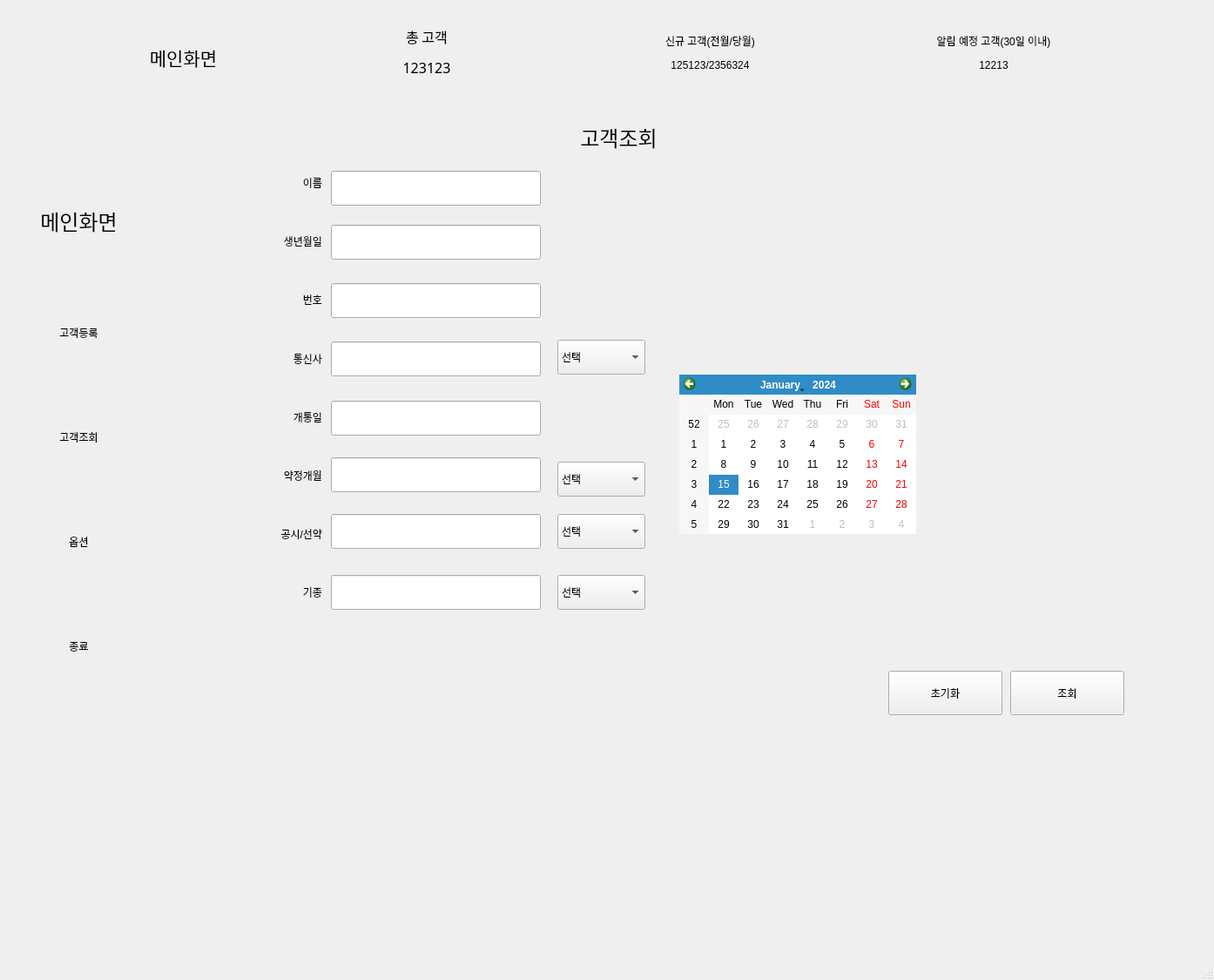
<?xml version="1.0" encoding="UTF-8"?>
<ui version="4.0">
 <class>MainWindow</class>
 <widget class="QMainWindow" name="MainWindow">
  <property name="geometry">
   <rect>
    <x>0</x>
    <y>0</y>
    <width>1394</width>
    <height>1125</height>
   </rect>
  </property>
  <property name="windowTitle">
   <string>MainWindow</string>
  </property>
  <widget class="QWidget" name="centralwidget">
   <widget class="QStackedWidget" name="stackedWidget">
    <property name="geometry">
     <rect>
      <x>180</x>
      <y>100</y>
      <width>1121</width>
      <height>751</height>
     </rect>
    </property>
    <property name="styleSheet">
     <string notr="true"/>
    </property>
    <property name="currentIndex">
     <number>2</number>
    </property>
    <widget class="QWidget" name="page_main">
     <widget class="QLabel" name="label_5">
      <property name="geometry">
       <rect>
        <x>380</x>
        <y>80</y>
        <width>411</width>
        <height>91</height>
       </rect>
      </property>
      <property name="text">
       <string>&lt;html&gt;&lt;head/&gt;&lt;body&gt;&lt;p align=&quot;center&quot;&gt;&lt;span style=&quot; font-size:18pt;&quot;&gt;메인화면&lt;/span&gt;&lt;/p&gt;&lt;/body&gt;&lt;/html&gt;</string>
      </property>
     </widget>
    </widget>
    <widget class="QWidget" name="page_1">
     <widget class="QLabel" name="label_4">
      <property name="geometry">
       <rect>
        <x>430</x>
        <y>30</y>
        <width>161</width>
        <height>41</height>
       </rect>
      </property>
      <property name="text">
       <string>&lt;html&gt;&lt;head/&gt;&lt;body&gt;&lt;p align=&quot;center&quot;&gt;&lt;span style=&quot; font-size:18pt;&quot;&gt;고객 등록&lt;/span&gt;&lt;/p&gt;&lt;/body&gt;&lt;/html&gt;</string>
      </property>
     </widget>
     <widget class="QWidget" name="verticalLayoutWidget_2">
      <property name="geometry">
       <rect>
        <x>30</x>
        <y>80</y>
        <width>160</width>
        <height>531</height>
       </rect>
      </property>
      <layout class="QVBoxLayout" name="verticalLayout_2">
       <item>
        <widget class="QLabel" name="label_8">
         <property name="styleSheet">
          <string notr="true">font:12pt &quot;맑은 고딕&quot;;</string>
         </property>
         <property name="text">
          <string>&lt;html&gt;&lt;head/&gt;&lt;body&gt;&lt;p align=&quot;right&quot;&gt;이름&lt;/p&gt;&lt;/body&gt;&lt;/html&gt;</string>
         </property>
        </widget>
       </item>
       <item>
        <widget class="QLabel" name="label_9">
         <property name="styleSheet">
          <string notr="true">font:12pt &quot;맑은 고딕&quot;;</string>
         </property>
         <property name="text">
          <string>&lt;html&gt;&lt;head/&gt;&lt;body&gt;&lt;p align=&quot;right&quot;&gt;생년월일&lt;/p&gt;&lt;/body&gt;&lt;/html&gt;</string>
         </property>
        </widget>
       </item>
       <item>
        <widget class="QLabel" name="label_10">
         <property name="styleSheet">
          <string notr="true">font:12pt &quot;맑은 고딕&quot;;</string>
         </property>
         <property name="text">
          <string>&lt;html&gt;&lt;head/&gt;&lt;body&gt;&lt;p align=&quot;right&quot;&gt;번호&lt;/p&gt;&lt;/body&gt;&lt;/html&gt;</string>
         </property>
        </widget>
       </item>
       <item>
        <widget class="QLabel" name="label_12">
         <property name="styleSheet">
          <string notr="true">font:12pt &quot;맑은 고딕&quot;;</string>
         </property>
         <property name="text">
          <string>&lt;html&gt;&lt;head/&gt;&lt;body&gt;&lt;p align=&quot;right&quot;&gt;통신사&lt;/p&gt;&lt;/body&gt;&lt;/html&gt;</string>
         </property>
        </widget>
       </item>
       <item>
        <widget class="QLabel" name="label_11">
         <property name="styleSheet">
          <string notr="true">font:12pt &quot;맑은 고딕&quot;;</string>
         </property>
         <property name="text">
          <string>&lt;html&gt;&lt;head/&gt;&lt;body&gt;&lt;p align=&quot;right&quot;&gt;개통일&lt;/p&gt;&lt;/body&gt;&lt;/html&gt;</string>
         </property>
        </widget>
       </item>
       <item>
        <widget class="QLabel" name="label_14">
         <property name="styleSheet">
          <string notr="true">font:12pt &quot;맑은 고딕&quot;;</string>
         </property>
         <property name="text">
          <string>&lt;html&gt;&lt;head/&gt;&lt;body&gt;&lt;p align=&quot;right&quot;&gt;약정개월&lt;/p&gt;&lt;/body&gt;&lt;/html&gt;</string>
         </property>
        </widget>
       </item>
       <item>
        <widget class="QLabel" name="label_13">
         <property name="styleSheet">
          <string notr="true">font:12pt &quot;맑은 고딕&quot;;</string>
         </property>
         <property name="text">
          <string>&lt;html&gt;&lt;head/&gt;&lt;body&gt;&lt;p align=&quot;right&quot;&gt;공시/선약&lt;/p&gt;&lt;/body&gt;&lt;/html&gt;</string>
         </property>
        </widget>
       </item>
       <item>
        <widget class="QLabel" name="label_15">
         <property name="styleSheet">
          <string notr="true">font:12pt &quot;맑은 고딕&quot;;</string>
         </property>
         <property name="text">
          <string>&lt;html&gt;&lt;head/&gt;&lt;body&gt;&lt;p align=&quot;right&quot;&gt;기종&lt;/p&gt;&lt;/body&gt;&lt;/html&gt;</string>
         </property>
        </widget>
       </item>
      </layout>
     </widget>
     <widget class="QLineEdit" name="lineEdit_add_condition">
      <property name="geometry">
       <rect>
        <x>200</x>
        <y>490</y>
        <width>241</width>
        <height>40</height>
       </rect>
      </property>
     </widget>
     <widget class="QLineEdit" name="lineEdit_add_agency">
      <property name="geometry">
       <rect>
        <x>200</x>
        <y>292</y>
        <width>241</width>
        <height>40</height>
       </rect>
      </property>
     </widget>
     <widget class="QLineEdit" name="lineEdit_add_date">
      <property name="geometry">
       <rect>
        <x>200</x>
        <y>360</y>
        <width>241</width>
        <height>40</height>
       </rect>
      </property>
     </widget>
     <widget class="QLineEdit" name="lineEdit_add_phone_type">
      <property name="geometry">
       <rect>
        <x>200</x>
        <y>560</y>
        <width>241</width>
        <height>40</height>
       </rect>
      </property>
     </widget>
     <widget class="QLineEdit" name="lineEdit_add_birthday">
      <property name="geometry">
       <rect>
        <x>200</x>
        <y>158</y>
        <width>241</width>
        <height>40</height>
       </rect>
      </property>
     </widget>
     <widget class="QLineEdit" name="lineEdit_add_agreement">
      <property name="geometry">
       <rect>
        <x>200</x>
        <y>425</y>
        <width>241</width>
        <height>40</height>
       </rect>
      </property>
      <property name="text">
       <string/>
      </property>
     </widget>
     <widget class="QLineEdit" name="lineEdit_add_name">
      <property name="geometry">
       <rect>
        <x>200</x>
        <y>96</y>
        <width>241</width>
        <height>40</height>
       </rect>
      </property>
     </widget>
     <widget class="QLineEdit" name="lineEdit_add_phone_number">
      <property name="geometry">
       <rect>
        <x>200</x>
        <y>225</y>
        <width>241</width>
        <height>40</height>
       </rect>
      </property>
     </widget>
     <widget class="QPushButton" name="pushButton_add_clear">
      <property name="geometry">
       <rect>
        <x>840</x>
        <y>670</y>
        <width>131</width>
        <height>51</height>
       </rect>
      </property>
      <property name="text">
       <string>초기화</string>
      </property>
     </widget>
     <widget class="QPushButton" name="pushButton_add_save">
      <property name="geometry">
       <rect>
        <x>980</x>
        <y>670</y>
        <width>131</width>
        <height>51</height>
       </rect>
      </property>
      <property name="text">
       <string>저장</string>
      </property>
     </widget>
     <widget class="QComboBox" name="comboBox">
      <property name="geometry">
       <rect>
        <x>460</x>
        <y>290</y>
        <width>101</width>
        <height>40</height>
       </rect>
      </property>
      <item>
       <property name="text">
        <string>선택</string>
       </property>
      </item>
      <item>
       <property name="text">
        <string>LG U+</string>
       </property>
      </item>
      <item>
       <property name="text">
        <string>SKT</string>
       </property>
      </item>
      <item>
       <property name="text">
        <string>KT</string>
       </property>
      </item>
     </widget>
     <widget class="QComboBox" name="comboBox_2">
      <property name="geometry">
       <rect>
        <x>460</x>
        <y>430</y>
        <width>101</width>
        <height>40</height>
       </rect>
      </property>
      <item>
       <property name="text">
        <string>선택</string>
       </property>
      </item>
      <item>
       <property name="text">
        <string>24</string>
       </property>
      </item>
      <item>
       <property name="text">
        <string>36</string>
       </property>
      </item>
     </widget>
     <widget class="QComboBox" name="comboBox_3">
      <property name="geometry">
       <rect>
        <x>460</x>
        <y>490</y>
        <width>101</width>
        <height>40</height>
       </rect>
      </property>
      <item>
       <property name="text">
        <string>선택</string>
       </property>
      </item>
      <item>
       <property name="text">
        <string>공시지원금</string>
       </property>
      </item>
      <item>
       <property name="text">
        <string>선택약정</string>
       </property>
      </item>
     </widget>
     <widget class="QComboBox" name="comboBox_4">
      <property name="geometry">
       <rect>
        <x>460</x>
        <y>560</y>
        <width>101</width>
        <height>40</height>
       </rect>
      </property>
      <item>
       <property name="text">
        <string>선택</string>
       </property>
      </item>
     </widget>
     <widget class="QLabel" name="label_16">
      <property name="geometry">
       <rect>
        <x>30</x>
        <y>650</y>
        <width>158</width>
        <height>61</height>
       </rect>
      </property>
      <property name="styleSheet">
       <string notr="true">font:12pt &quot;맑은 고딕&quot;;</string>
      </property>
      <property name="text">
       <string>&lt;html&gt;&lt;head/&gt;&lt;body&gt;&lt;p align=&quot;right&quot;&gt;특이사항&lt;/p&gt;&lt;/body&gt;&lt;/html&gt;</string>
      </property>
     </widget>
     <widget class="QTextEdit" name="textEdit_uniqueness">
      <property name="geometry">
       <rect>
        <x>200</x>
        <y>620</y>
        <width>361</width>
        <height>121</height>
       </rect>
      </property>
     </widget>
     <widget class="QCalendarWidget" name="calendarWidget_2">
      <property name="geometry">
       <rect>
        <x>640</x>
        <y>330</y>
        <width>272</width>
        <height>183</height>
       </rect>
      </property>
     </widget>
    </widget>
    <widget class="QWidget" name="page_2">
     <widget class="QLabel" name="label_6">
      <property name="geometry">
       <rect>
        <x>430</x>
        <y>40</y>
        <width>201</width>
        <height>31</height>
       </rect>
      </property>
      <property name="text">
       <string>&lt;html&gt;&lt;head/&gt;&lt;body&gt;&lt;p align=&quot;center&quot;&gt;&lt;span style=&quot; font-size:18pt;&quot;&gt;고객조회&lt;/span&gt;&lt;/p&gt;&lt;/body&gt;&lt;/html&gt;</string>
      </property>
     </widget>
     <widget class="QLineEdit" name="lineEdit_search_phone_number">
      <property name="geometry">
       <rect>
        <x>200</x>
        <y>225</y>
        <width>241</width>
        <height>40</height>
       </rect>
      </property>
     </widget>
     <widget class="QComboBox" name="comboBox_5">
      <property name="geometry">
       <rect>
        <x>460</x>
        <y>290</y>
        <width>101</width>
        <height>40</height>
       </rect>
      </property>
      <item>
       <property name="text">
        <string>선택</string>
       </property>
      </item>
      <item>
       <property name="text">
        <string>LG U+</string>
       </property>
      </item>
      <item>
       <property name="text">
        <string>SKT</string>
       </property>
      </item>
      <item>
       <property name="text">
        <string>KT</string>
       </property>
      </item>
     </widget>
     <widget class="QComboBox" name="comboBox_6">
      <property name="geometry">
       <rect>
        <x>460</x>
        <y>490</y>
        <width>101</width>
        <height>40</height>
       </rect>
      </property>
      <item>
       <property name="text">
        <string>선택</string>
       </property>
      </item>
      <item>
       <property name="text">
        <string>공시지원금</string>
       </property>
      </item>
      <item>
       <property name="text">
        <string>선택약정</string>
       </property>
      </item>
     </widget>
     <widget class="QLineEdit" name="lineEdit_search_agreement">
      <property name="geometry">
       <rect>
        <x>200</x>
        <y>425</y>
        <width>241</width>
        <height>40</height>
       </rect>
      </property>
      <property name="text">
       <string/>
      </property>
     </widget>
     <widget class="QLineEdit" name="lineEdit_search_birthday">
      <property name="geometry">
       <rect>
        <x>200</x>
        <y>158</y>
        <width>241</width>
        <height>40</height>
       </rect>
      </property>
     </widget>
     <widget class="QLineEdit" name="lineEdit_search_condition">
      <property name="geometry">
       <rect>
        <x>200</x>
        <y>490</y>
        <width>241</width>
        <height>40</height>
       </rect>
      </property>
     </widget>
     <widget class="QPushButton" name="pushButton_search_db">
      <property name="geometry">
       <rect>
        <x>980</x>
        <y>670</y>
        <width>131</width>
        <height>51</height>
       </rect>
      </property>
      <property name="text">
       <string>조회</string>
      </property>
     </widget>
     <widget class="QWidget" name="verticalLayoutWidget_3">
      <property name="geometry">
       <rect>
        <x>30</x>
        <y>80</y>
        <width>160</width>
        <height>531</height>
       </rect>
      </property>
      <layout class="QVBoxLayout" name="verticalLayout_3">
       <item>
        <widget class="QLabel" name="label_17">
         <property name="styleSheet">
          <string notr="true">font:12pt &quot;맑은 고딕&quot;;</string>
         </property>
         <property name="text">
          <string>&lt;html&gt;&lt;head/&gt;&lt;body&gt;&lt;p align=&quot;right&quot;&gt;이름&lt;/p&gt;&lt;/body&gt;&lt;/html&gt;</string>
         </property>
        </widget>
       </item>
       <item>
        <widget class="QLabel" name="label_18">
         <property name="styleSheet">
          <string notr="true">font:12pt &quot;맑은 고딕&quot;;</string>
         </property>
         <property name="text">
          <string>&lt;html&gt;&lt;head/&gt;&lt;body&gt;&lt;p align=&quot;right&quot;&gt;생년월일&lt;/p&gt;&lt;/body&gt;&lt;/html&gt;</string>
         </property>
        </widget>
       </item>
       <item>
        <widget class="QLabel" name="label_19">
         <property name="styleSheet">
          <string notr="true">font:12pt &quot;맑은 고딕&quot;;</string>
         </property>
         <property name="text">
          <string>&lt;html&gt;&lt;head/&gt;&lt;body&gt;&lt;p align=&quot;right&quot;&gt;번호&lt;/p&gt;&lt;/body&gt;&lt;/html&gt;</string>
         </property>
        </widget>
       </item>
       <item>
        <widget class="QLabel" name="label_20">
         <property name="styleSheet">
          <string notr="true">font:12pt &quot;맑은 고딕&quot;;</string>
         </property>
         <property name="text">
          <string>&lt;html&gt;&lt;head/&gt;&lt;body&gt;&lt;p align=&quot;right&quot;&gt;통신사&lt;/p&gt;&lt;/body&gt;&lt;/html&gt;</string>
         </property>
        </widget>
       </item>
       <item>
        <widget class="QLabel" name="label_21">
         <property name="styleSheet">
          <string notr="true">font:12pt &quot;맑은 고딕&quot;;</string>
         </property>
         <property name="text">
          <string>&lt;html&gt;&lt;head/&gt;&lt;body&gt;&lt;p align=&quot;right&quot;&gt;개통일&lt;/p&gt;&lt;/body&gt;&lt;/html&gt;</string>
         </property>
        </widget>
       </item>
       <item>
        <widget class="QLabel" name="label_22">
         <property name="styleSheet">
          <string notr="true">font:12pt &quot;맑은 고딕&quot;;</string>
         </property>
         <property name="text">
          <string>&lt;html&gt;&lt;head/&gt;&lt;body&gt;&lt;p align=&quot;right&quot;&gt;약정개월&lt;/p&gt;&lt;/body&gt;&lt;/html&gt;</string>
         </property>
        </widget>
       </item>
       <item>
        <widget class="QLabel" name="label_23">
         <property name="styleSheet">
          <string notr="true">font:12pt &quot;맑은 고딕&quot;;</string>
         </property>
         <property name="text">
          <string>&lt;html&gt;&lt;head/&gt;&lt;body&gt;&lt;p align=&quot;right&quot;&gt;공시/선약&lt;/p&gt;&lt;/body&gt;&lt;/html&gt;</string>
         </property>
        </widget>
       </item>
       <item>
        <widget class="QLabel" name="label_24">
         <property name="styleSheet">
          <string notr="true">font:12pt &quot;맑은 고딕&quot;;</string>
         </property>
         <property name="text">
          <string>&lt;html&gt;&lt;head/&gt;&lt;body&gt;&lt;p align=&quot;right&quot;&gt;기종&lt;/p&gt;&lt;/body&gt;&lt;/html&gt;</string>
         </property>
        </widget>
       </item>
      </layout>
     </widget>
     <widget class="QLineEdit" name="lineEdit_search_name">
      <property name="geometry">
       <rect>
        <x>200</x>
        <y>96</y>
        <width>241</width>
        <height>40</height>
       </rect>
      </property>
     </widget>
     <widget class="QLineEdit" name="lineEdit_search_date">
      <property name="geometry">
       <rect>
        <x>200</x>
        <y>360</y>
        <width>241</width>
        <height>40</height>
       </rect>
      </property>
     </widget>
     <widget class="QPushButton" name="pushButton_search_clear">
      <property name="geometry">
       <rect>
        <x>840</x>
        <y>670</y>
        <width>131</width>
        <height>51</height>
       </rect>
      </property>
      <property name="text">
       <string>초기화</string>
      </property>
     </widget>
     <widget class="QComboBox" name="comboBox_7">
      <property name="geometry">
       <rect>
        <x>460</x>
        <y>430</y>
        <width>101</width>
        <height>40</height>
       </rect>
      </property>
      <item>
       <property name="text">
        <string>선택</string>
       </property>
      </item>
      <item>
       <property name="text">
        <string>24</string>
       </property>
      </item>
      <item>
       <property name="text">
        <string>36</string>
       </property>
      </item>
     </widget>
     <widget class="QComboBox" name="comboBox_8">
      <property name="geometry">
       <rect>
        <x>460</x>
        <y>560</y>
        <width>101</width>
        <height>40</height>
       </rect>
      </property>
      <item>
       <property name="text">
        <string>선택</string>
       </property>
      </item>
     </widget>
     <widget class="QLineEdit" name="lineEdit_search_agency">
      <property name="geometry">
       <rect>
        <x>200</x>
        <y>292</y>
        <width>241</width>
        <height>40</height>
       </rect>
      </property>
     </widget>
     <widget class="QLineEdit" name="lineEdit_search_phone_type">
      <property name="geometry">
       <rect>
        <x>200</x>
        <y>560</y>
        <width>241</width>
        <height>40</height>
       </rect>
      </property>
     </widget>
     <widget class="QCalendarWidget" name="calendarWidget">
      <property name="geometry">
       <rect>
        <x>600</x>
        <y>330</y>
        <width>272</width>
        <height>183</height>
       </rect>
      </property>
     </widget>
    </widget>
    <widget class="QWidget" name="page_3">
     <widget class="QLabel" name="label_7">
      <property name="geometry">
       <rect>
        <x>410</x>
        <y>70</y>
        <width>411</width>
        <height>91</height>
       </rect>
      </property>
      <property name="text">
       <string>&lt;html&gt;&lt;head/&gt;&lt;body&gt;&lt;p align=&quot;center&quot;&gt;&lt;span style=&quot; font-size:18pt;&quot;&gt;옵션&lt;/span&gt;&lt;/p&gt;&lt;/body&gt;&lt;/html&gt;</string>
      </property>
     </widget>
     <widget class="QLabel" name="label_25">
      <property name="geometry">
       <rect>
        <x>80</x>
        <y>160</y>
        <width>111</width>
        <height>31</height>
       </rect>
      </property>
      <property name="text">
       <string>기종 추가</string>
      </property>
     </widget>
     <widget class="QLineEdit" name="lineEdit_17">
      <property name="geometry">
       <rect>
        <x>210</x>
        <y>160</y>
        <width>151</width>
        <height>31</height>
       </rect>
      </property>
     </widget>
     <widget class="QLabel" name="label_26">
      <property name="geometry">
       <rect>
        <x>80</x>
        <y>220</y>
        <width>171</width>
        <height>31</height>
       </rect>
      </property>
      <property name="text">
       <string>알림 발송일자 설정(잔여약정)</string>
      </property>
     </widget>
     <widget class="QLabel" name="label_27">
      <property name="geometry">
       <rect>
        <x>80</x>
        <y>330</y>
        <width>171</width>
        <height>31</height>
       </rect>
      </property>
      <property name="text">
       <string>엑셀 백업</string>
      </property>
     </widget>
     <widget class="QLabel" name="label_28">
      <property name="geometry">
       <rect>
        <x>80</x>
        <y>280</y>
        <width>171</width>
        <height>31</height>
       </rect>
      </property>
      <property name="text">
       <string>이메일 설정</string>
      </property>
     </widget>
     <widget class="QLabel" name="label_29">
      <property name="geometry">
       <rect>
        <x>80</x>
        <y>380</y>
        <width>171</width>
        <height>31</height>
       </rect>
      </property>
      <property name="text">
       <string>엑셀 업로드</string>
      </property>
     </widget>
     <widget class="QLabel" name="label_30">
      <property name="geometry">
       <rect>
        <x>80</x>
        <y>430</y>
        <width>171</width>
        <height>31</height>
       </rect>
      </property>
      <property name="text">
       <string>엑셀 양식 다운로드</string>
      </property>
     </widget>
    </widget>
   </widget>
   <widget class="QWidget" name="verticalLayoutWidget">
    <property name="geometry">
     <rect>
      <x>0</x>
      <y>140</y>
      <width>181</width>
      <height>711</height>
     </rect>
    </property>
    <layout class="QVBoxLayout" name="verticalLayout">
     <item>
      <widget class="QPushButton" name="pushButton_main_page">
       <property name="font">
        <font>
         <family>맑은 고딕</family>
         <pointsize>18</pointsize>
         <weight>50</weight>
         <italic>false</italic>
         <bold>false</bold>
         <underline>false</underline>
        </font>
       </property>
       <property name="styleSheet">
        <string notr="true">QPushButton{
background-color: transparent;
color: black;
border-radius:25px;
font:18pt &quot;맑은 고딕&quot;;
}

QPushButton:hover{
color: rgb(255, 58, 153);
}</string>
       </property>
       <property name="text">
        <string>메인화면</string>
       </property>
      </widget>
     </item>
     <item>
      <widget class="QPushButton" name="pushButton_add_customer">
       <property name="styleSheet">
        <string notr="true">QPushButton{
background-color: transparent;
color: black;
border-radius:25px;
font:18pt &quot;맑은 고딕&quot;;
}

QPushButton:hover{
color: rgb(255, 58, 153);
}</string>
       </property>
       <property name="text">
        <string>고객등록</string>
       </property>
      </widget>
     </item>
     <item>
      <widget class="QPushButton" name="pushButton_search_customer">
       <property name="styleSheet">
        <string notr="true">QPushButton{
background-color: transparent;
color: black;
border-radius:25px;
font:18pt &quot;맑은 고딕&quot;;
}

QPushButton:hover{
color: rgb(255, 58, 153);
}</string>
       </property>
       <property name="text">
        <string>고객조회</string>
       </property>
      </widget>
     </item>
     <item>
      <widget class="QPushButton" name="pushButton_option">
       <property name="styleSheet">
        <string notr="true">QPushButton{
background-color: transparent;
color: black;
border-radius:25px;
font:18pt &quot;맑은 고딕&quot;;
}

QPushButton:hover{
color: rgb(255, 58, 153);
}</string>
       </property>
       <property name="text">
        <string>옵션</string>
       </property>
      </widget>
     </item>
     <item>
      <widget class="QPushButton" name="pushButton_exit">
       <property name="styleSheet">
        <string notr="true">QPushButton{
background-color: transparent;
color: black;
border-radius:25px;
font:18pt &quot;맑은 고딕&quot;;
}

QPushButton:hover{
color: rgb(255, 58, 153);
}</string>
       </property>
       <property name="text">
        <string>종료</string>
       </property>
      </widget>
     </item>
    </layout>
   </widget>
   <widget class="QLabel" name="label_logo">
    <property name="geometry">
     <rect>
      <x>-10</x>
      <y>-30</y>
      <width>200</width>
      <height>200</height>
     </rect>
    </property>
    <property name="text">
     <string/>
    </property>
    <property name="pixmap">
     <pixmap>CCS_logo.png</pixmap>
    </property>
   </widget>
   <widget class="QPushButton" name="pushButton_6">
    <property name="geometry">
     <rect>
      <x>130</x>
      <y>40</y>
      <width>161</width>
      <height>51</height>
     </rect>
    </property>
    <property name="font">
     <font>
      <family>휴먼편지체</family>
      <pointsize>16</pointsize>
      <weight>50</weight>
      <italic>false</italic>
      <bold>false</bold>
      <underline>false</underline>
     </font>
    </property>
    <property name="styleSheet">
     <string notr="true">QPushButton{
background-color: transparent;
color: black;
border-radius:25px;
font: 16pt &quot;휴먼편지체&quot;;
}

QPushButton:hover{
color: white;
border-radius:25px;
background-color: rgb(255, 144, 144);
}</string>
    </property>
    <property name="text">
     <string>메인화면</string>
    </property>
   </widget>
   <widget class="QWidget" name="horizontalLayoutWidget">
    <property name="geometry">
     <rect>
      <x>330</x>
      <y>20</y>
      <width>971</width>
      <height>80</height>
     </rect>
    </property>
    <layout class="QHBoxLayout" name="horizontalLayout">
     <item>
      <widget class="QLabel" name="label">
       <property name="font">
        <font>
         <family>맑은 고딕</family>
         <pointsize>12</pointsize>
         <weight>50</weight>
         <italic>false</italic>
         <bold>false</bold>
        </font>
       </property>
       <property name="styleSheet">
        <string notr="true">font:12pt &quot;맑은 고딕&quot;;</string>
       </property>
       <property name="text">
        <string>&lt;html&gt;&lt;head/&gt;&lt;body&gt;&lt;p align=&quot;center&quot;&gt;총 고객&lt;/p&gt;&lt;p align=&quot;center&quot;&gt;123123&lt;/p&gt;&lt;/body&gt;&lt;/html&gt;</string>
       </property>
      </widget>
     </item>
     <item>
      <widget class="QLabel" name="label_2">
       <property name="styleSheet">
        <string notr="true">font:12pt &quot;맑은 고딕&quot;;</string>
       </property>
       <property name="text">
        <string>&lt;html&gt;&lt;head/&gt;&lt;body&gt;&lt;p align=&quot;center&quot;&gt;신규 고객(전월/당월)&lt;/p&gt;&lt;p align=&quot;center&quot;&gt;125123/2356324&lt;/p&gt;&lt;/body&gt;&lt;/html&gt;</string>
       </property>
      </widget>
     </item>
     <item>
      <widget class="QLabel" name="label_3">
       <property name="styleSheet">
        <string notr="true">font:12pt &quot;맑은 고딕&quot;;</string>
       </property>
       <property name="text">
        <string>&lt;html&gt;&lt;head/&gt;&lt;body&gt;&lt;p align=&quot;center&quot;&gt;알림 예정 고객(30일 이내)&lt;/p&gt;&lt;p align=&quot;center&quot;&gt;12213&lt;/p&gt;&lt;/body&gt;&lt;/html&gt;</string>
       </property>
      </widget>
     </item>
    </layout>
   </widget>
  </widget>
  <widget class="QMenuBar" name="menubar">
   <property name="geometry">
    <rect>
     <x>0</x>
     <y>0</y>
     <width>1394</width>
     <height>21</height>
    </rect>
   </property>
  </widget>
  <widget class="QStatusBar" name="statusbar"/>
 </widget>
 <resources/>
 <connections/>
</ui>
